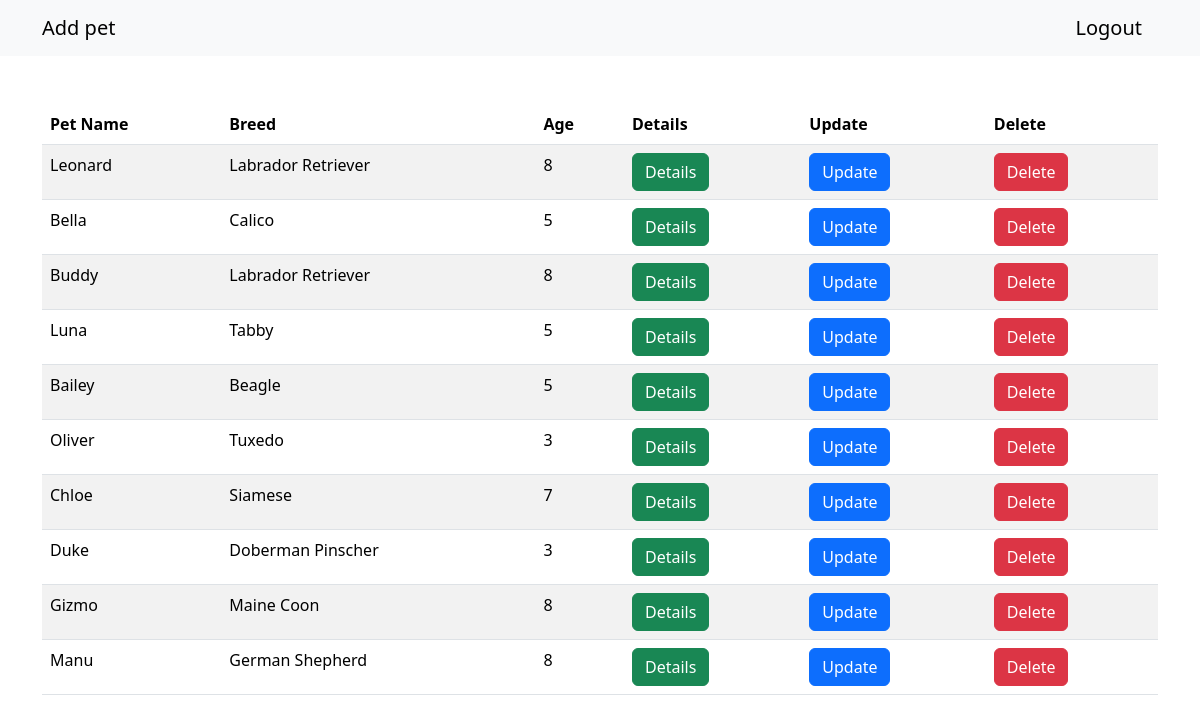
Screenshot of /dashboard.php (signed in) with the database file from the repository.
### tables this page shows
CREATE TABLE `animal` (
  `id` int(11) NOT NULL,
  `petName` varchar(50) DEFAULT NULL,
  `type` varchar(50) DEFAULT NULL,
  `breed` varchar(50) DEFAULT NULL,
  `age` int(11) DEFAULT NULL,
  `size` varchar(50) DEFAULT NULL,
  `location` varchar(50) DEFAULT NULL,
  `description` varchar(50) DEFAULT NULL,
  `picture` varchar(255) DEFAULT NULL,
  `status` enum('adopted','unclaimed') DEFAULT NULL,
  `vaccinated` enum('vaccinated','not vaccinated') DEFAULT NULL
);

### dashboard.php (the view, shortened to what this page needs)
<?php
require_once "db_connect.php";
$readQuery = "SELECT * from animal";
$readResult = mysqli_query($conn, $readQuery);
$layout = "";
if (mysqli_num_rows($readResult) == 0) {
    $layout = "No animals found!";
} else {
    $rows = mysqli_fetch_all($readResult, MYSQLI_ASSOC);
    foreach ($rows as $value) {
        $layout .= "<tr>
        <td>{$value["petName"]}</td>
        <td>{$value["breed"]}</td>
        <td>{$value["age"]}</td>
        <td><a href='details.php?id={$value["id"]}' class='btn btn-success'>Details</a></td>
        <td><a href='updateanimal.php?id={$value["id"]}' class='btn btn-primary'>Update</a></td>
        <td><a href='/crud/delete.php?id={$value["id"]}' class='btn btn-danger'>Delete</a></td>
    </tr>";
    }
}
?>
<!DOCTYPE html>
<html lang="en">
<head>
    <link href="https://cdn.jsdelivr.net/npm/bootstrap@5.3.3/dist/css/bootstrap.min.css" rel="stylesheet">
</head>
<body>
<nav class="navbar bg-body-tertiary">
        <div class="container">
            <a class="navbar-brand" href="addanimal.php">
                Add pet
            </a>
            <a class="navbar-brand" href="logout.php?logout">
                Logout
            </a>
        </div>
    </nav>
    <br><br>
    <div class="container">
        <table class="table table-striped">
            <thead>
                <tr>
                    <th>Pet Name</th>
                    <th>Breed</th>
                    <th>Age</th>
                    <th>Details</th>
                    <th>Update</th>
                    <th>Delete</th>
                </tr>
            </thead>
            <tbody>
                <?= $layout ?>
            </tbody>
        </table>
    </div>
</body>
</html>

### rows the page displays
animal: petName "Leonard", breed "Labrador Retriever", age "8"
animal: petName "Bella", breed "Calico", age "5"
animal: petName "Buddy", breed "Labrador Retriever", age "8"
animal: petName "Luna", breed "Tabby", age "5"
animal: petName "Bailey", breed "Beagle", age "5"
animal: petName "Oliver", breed "Tuxedo", age "3"
animal: petName "Chloe", breed "Siamese", age "7"
animal: petName "Duke", breed "Doberman Pinscher", age "3"
animal: petName "Gizmo", breed "Maine Coon", age "8"
animal: petName "Manu", breed "German Shepherd", age "8"
